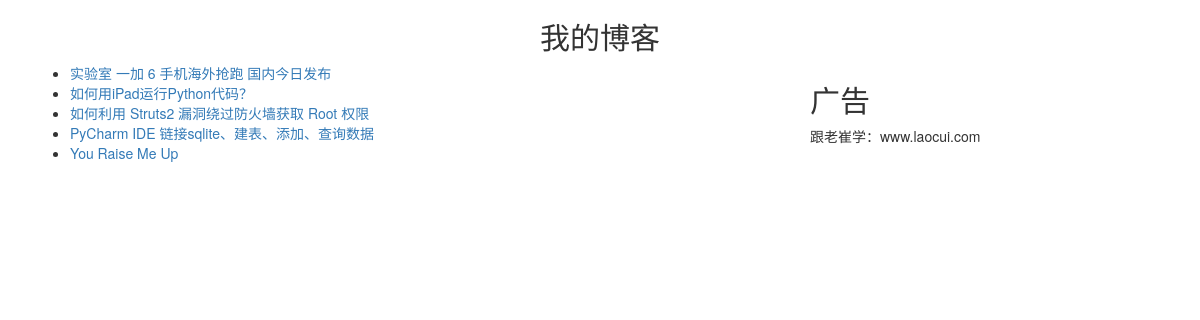
Screenshot of /blog/ with the database file from the repository.
### blog/models.py (models this page shows, shortened)
class BlogArticles(models.Model):
    title = models.CharField(max_length=300)
    author = models.ForeignKey(User,related_name="blog_posts")
    body = models.TextField()
    publish = models.DateTimeField(default=timezone.now)
    class Meta:
        ordering=("-publish",) # 按照publish字段值的倒序显示

### blog/views.py (the view)
def blog_title(request):
    blogs = BlogArticles.objects.all()
    return render(request,"blog/titles.html",{"blogs":blogs})

### blog/templates/blog/titles.html (shortened to what this page needs)
{% extends "base.html" %}
{% block content %}
    <div class="row text-center vertical-middle-sm">
        <h2>我的博客</h2>
    </div>
    <div class="row">
        <div class="col-xs-12 col-md-8">
            <ul>
                {% for blog in blogs %}
                    <li><a href="{{ blog.id }}">{{ blog.title }}</a> </li>
                {% endfor %}
            </ul>
        </div>
        <div class="col-xs-6 col-md-4">
            <h2>广告</h2>
            <p>跟老崔学：www.laocui.com</p>
        </div>
    </div>
{% endblock %}

### blog/templates/base.html (shortened to what this page needs)
<!DOCTYPE html>
<html lang="zh-cn">
<head>
    <link rel="stylesheet" href="http://necolas.github.io/normalize.css">
    <link rel="stylesheet" href="https://cdn.bootcss.com/bootstrap/3.3.7/css/bootstrap.min.css"
</head>
<body>
    <div class="container">
        {% block content %}
        {% endblock %}
    </div>
</body>
</html>

### rows the page displays
BlogArticles: title "实验室 一加 6 手机海外抢跑 国内今日发布"
BlogArticles: title "如何用iPad运行Python代码？"
BlogArticles: title "如何利用 Struts2 漏洞绕过防火墙获取 Root 权限"
BlogArticles: title "PyCharm IDE 链接sqlite、建表、添加、查询数据"
BlogArticles: title "You Raise Me Up"
